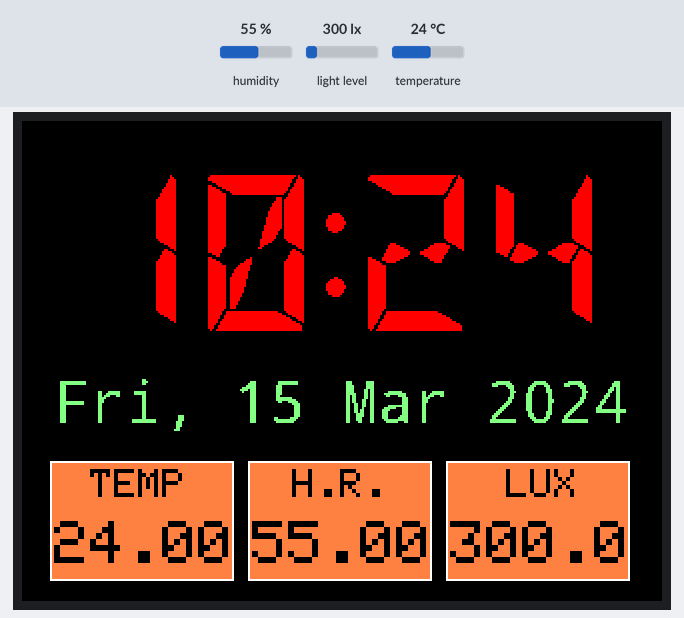
The program below on a simulated ESP8266 (NodeMCU). Parts: 320×240 colour display. The test bench sets the inputs (shaded band); at power-on: humidity 55 %, light level 300 lx, temperature 24 °C. WiFi joins after 1.5 s; servers stay silent unless stated; the local clock reads 2024-03-15 10:24:30 at power-on unless the program sets it; what the program prints to the serial monitor is not drawn.

Above: at 14.2 s.
14.3 s: humidity set to 22 %
At 16.0 s:
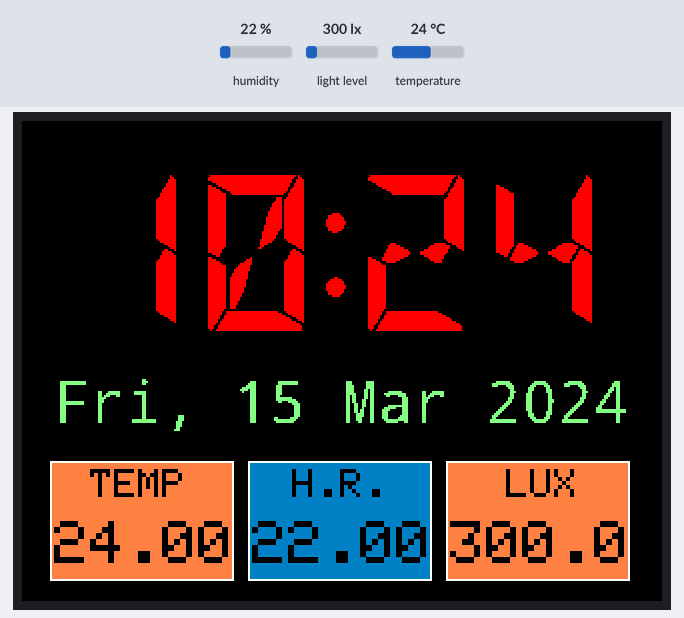
16.7 s: light level set to 40 lx
At 18.0 s:
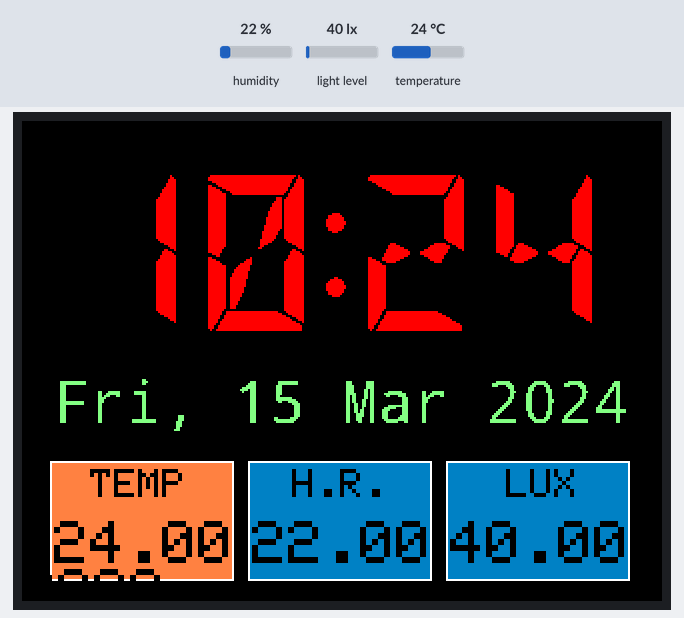
19.1 s: temperature set to 12 °C
At 20.1 s:
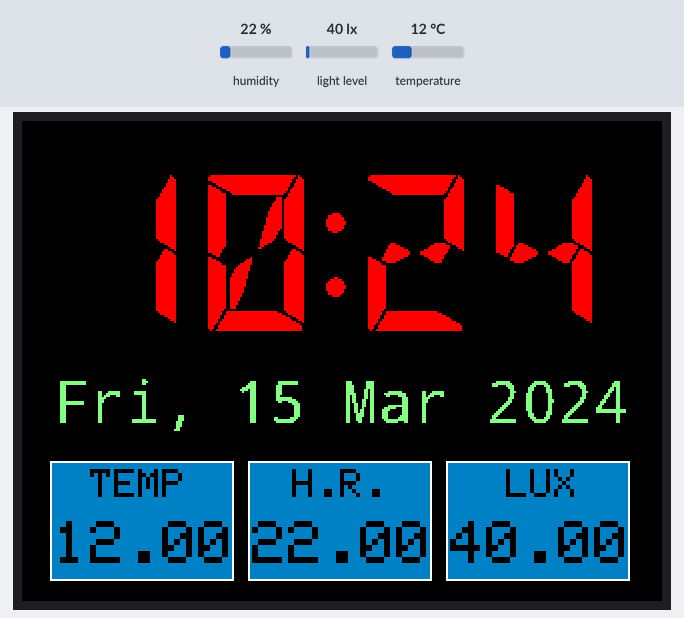
21.5 s: light level set to 500 lx
At 23.8 s:
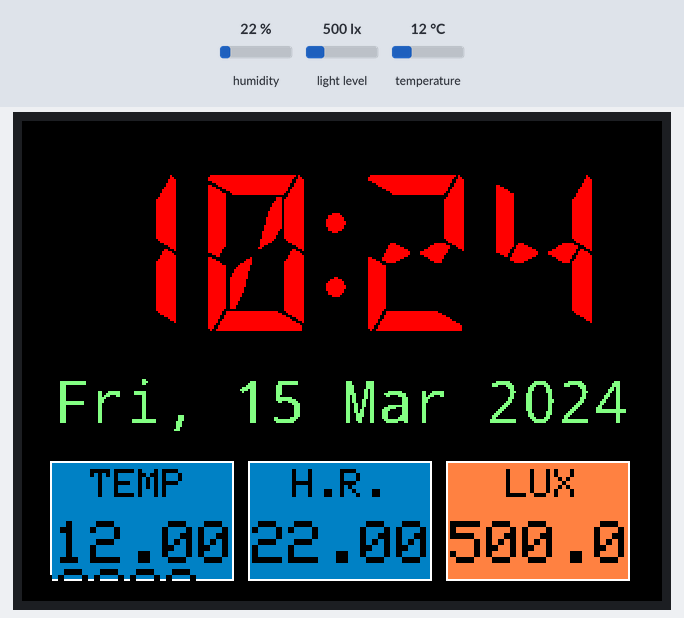
24.7 s: humidity set to 40 %
At 25.9 s:
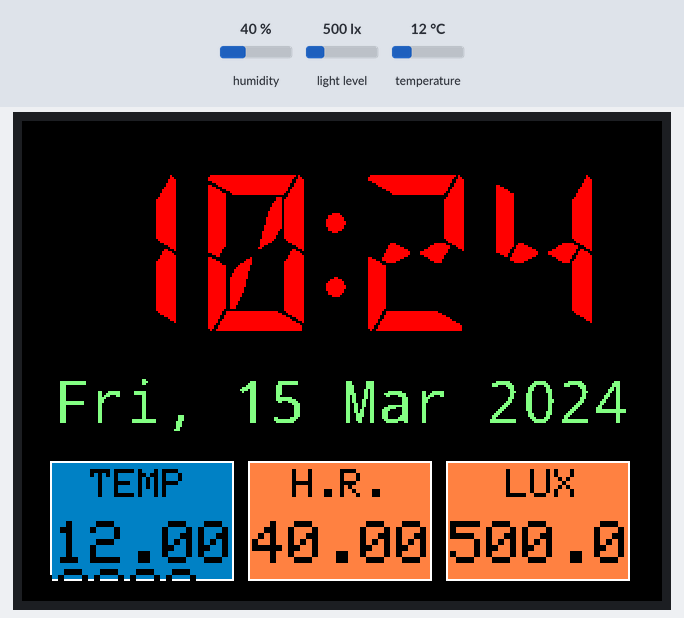
27.1 s: light level set to 1000 lx
At 27.9 s:
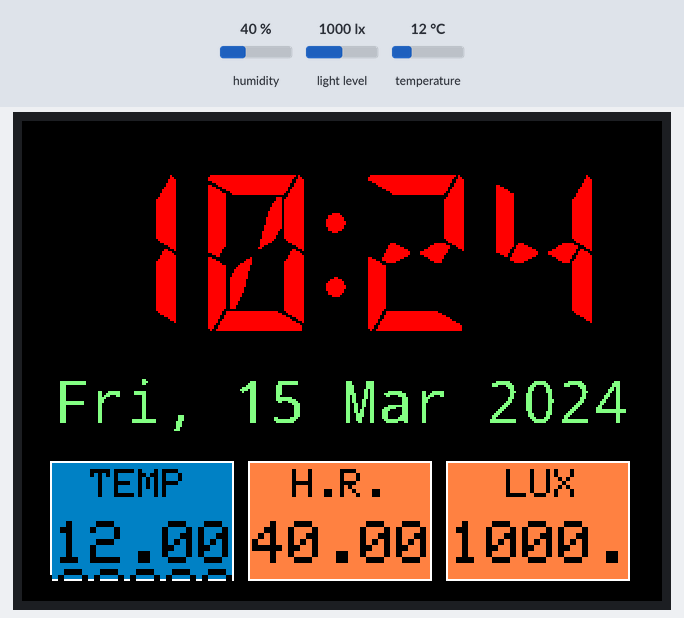
Timing chart, 0 to 30.1 s (numbered marks = the images above; inputs shaded):
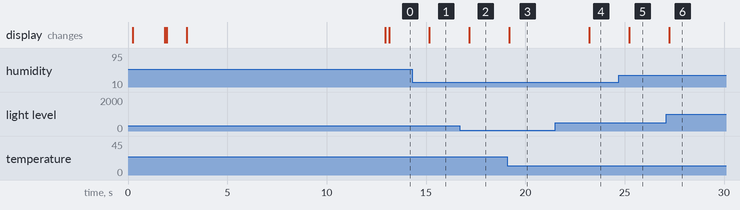

Measured:
- after the input at 14.3 s, the display: changes after 0.87 s (image 1)
- after the input at 16.7 s, the display: changes after 0.48 s (image 2)
- after the input at 19.1 s, the display: changes after 0.09 s (image 3)
- after the input at 21.5 s, the display: changes after 1.7 s (image 4)
- after the input at 24.7 s, the display: changes after 0.53 s (image 5)
- after the input at 27.1 s, the display: changes after 0.14 s (image 6)

The program:

main.cpp
```cpp
#include <SPI.h>
#include <Adafruit_GFX.h>
#include <Adafruit_ILI9341.h>
#include <ESP8266WiFi.h>
#include <ESP8266WiFiMulti.h>
#include "time.h"
#include <Fonts/DSEG14Modern_Bold40pt7b.h>
#include <Fonts/Droid_Sans_Mono_Nerd_Font_Complete_Mono15pt7b.h>
#include <Wire.h>
#include <BH1750.h>
#include <Adafruit_Sensor.h>
#include <DHT.h>
#include <DHT_U.h>

#define TFT_CS               D2
#define TFT_DC               D1
#define LUX_SDA              D4
#define LUX_SCL              D3
#define DHTPIN               D9
#define DHTTYPE              DHT11

//const int DHT_OUT = 27;

const char *ntpServer = "pool.ntp.org";
const long gmtOffset_sec = 3600;
const int daylightOffset_sec = 3600;

/**
 * TFT Display Constants
 */
const int xTime = 21;
const int yTime = 104;
const int tftBG = ILI9341_BLACK;
const int tftTimeFG = ILI9341_RED;

String prevTime = "";
String currTime = "";
String prevDate = "";
String currDate = "";

float prevTemp = 0;
float currTemp = 0;
float prevHumi = 0;
float currHumi = 0;

float prevLux = 0;
float currLux = 0;

bool onWifi = false;
String weekDays[] = {"", "Mon", "Thu", "Wed", "Thu", "Fri", "Sat", "Sun"};
String months[] = {"", "Jan", "Feb", "Mar", "Apr", "May", "Jun", "Jul", "Aug", "Sep", "Oct", "Nov", "Dec"};
uint32_t delayMS;
ESP8266WiFiMulti WiFiMulti;
Adafruit_ILI9341 tft = Adafruit_ILI9341(TFT_CS, TFT_DC);
BH1750 lightMeter(0x23);
DHT_Unified dht(DHTPIN, DHTTYPE);

#define ILI9341_LORANGE      0xFC08
#define ILI9341_LGREEN       0x87F0
#define ILI9341_LCYAN        0x0418

#ifndef WIFI_SSID
#define WIFI_SSID "my ssid"
#endif

#ifndef WIFI_PASS
#define WIFI_PASS "password"
#endif

bool wifiConnect();

bool getNtpTime();

String refreshTime();

void displayTime();

void displayDate();

void displayTemp();

void displayHumi();

void displayLux();

void luxChanged();

void tempChanged();

void humiChanged();

float getCurrentLux();

float getCurrentTemp();

float getCurrentHumi();

void printTempSensorInfo(const sensor_t &sensor);

void printHumiditySensorInfo(const sensor_t &sensor);

void setup() {
    Serial.begin(115200);
    tft.begin();
    tft.setRotation(3);
    yield();
    Wire.begin(LUX_SDA, LUX_SCL);


    //Boot screen
    tft.fillScreen(ILI9341_BLACK);
    yield();
    tft.setTextSize(4);
    tft.setTextColor(ILI9341_LORANGE);
    tft.println("Larusso");
    tft.setTextSize(1);
    tft.setTextColor(ILI9341_WHITE);
    tft.println("");
    tft.println("Booting...");
    tft.println("Setting up devices...");

    tft.setTextColor(ILI9341_LORANGE);
    tft.println("Connecting to WiFi AP ");
    tft.setTextColor(ILI9341_WHITE);
    tft.println(WIFI_SSID);

    /**
     * Wifi connect
     */
    delay(100);

    wifiConnect();
    if (onWifi) {
        tft.print("   Connection succeed, obtained IP ");
        tft.println(WiFi.localIP());
    } else {
        tft.println("   Connection failed. Unexpected operation results.");
    }

    /**
     * NTP Time
     */
    tft.println("Obtaining NTP time from remote server...");
    getNtpTime();
    delay(100); //We need a delay to allow info propagation

    //Set up Lightmeter
    tft.println("Setup Light meter.");
    lightMeter.begin(BH1750::Mode::CONTINUOUS_HIGH_RES_MODE_2);

    tft.println("Setup Temperature sensor.");
    dht.begin();
    sensor_t sensor;

    dht.temperature().getSensor(&sensor);
    printTempSensorInfo(sensor);

    delay(1000);
    tft.println("Setup Humidity sensor.");
    dht.humidity().getSensor(&sensor);
    printHumiditySensorInfo(sensor);

    delayMS = sensor.min_delay / 1000;

    tft.println("End of booting process.");

    delay(10000);

    //Prepare screen for normal operation
    tft.fillScreen(ILI9341_BLACK);
    yield();
    displayTime();
    displayDate();
    displayTemp();
    displayHumi();
    displayLux();
}

void printHumiditySensorInfo(const sensor_t &sensor) {
    tft.println("Humidity Sensor");
    tft.print("Sensor Type: ");
    tft.println(sensor.name);
    tft.print("Driver Ver: ");
    tft.println(sensor.version);
    tft.print("Unique ID: ");
    tft.println(sensor.sensor_id);
    tft.print("Max Value: ");
    tft.print(sensor.max_value);
    tft.println("%");
    tft.print("Min Value: ");
    tft.print(sensor.min_value);
    tft.println("%");
    tft.print("Resolution: ");
    tft.print(sensor.resolution);
    tft.println("%");
}

void printTempSensorInfo(const sensor_t &sensor) {
    tft.println("Temperature Sensor");
    tft.print("Sensor Type: ");
    tft.println(sensor.name);
    tft.print("Driver Ver:  ");
    tft.println(sensor.version);
    tft.print("Unique ID:   ");
    tft.println(sensor.sensor_id);
    tft.print("Max Value:   ");
    tft.print(sensor.max_value);
    tft.println("C");
    tft.print("Min Value:   ");
    tft.print(sensor.min_value);
    tft.println("C");
    tft.print("Resolution:  ");
    tft.print(sensor.resolution);
    tft.println("C");
}

void loop() {
    refreshTime();
    getCurrentLux();
    getCurrentHumi();
    getCurrentTemp();
    delay(delayMS);
}

/**
 * Connects to WIFI
 */
bool wifiConnect() {
    // // check for the presence of the shield:
    WiFi.mode(WIFI_STA);
    WiFiMulti.addAP(WIFI_SSID, WIFI_PASS);

    while (WiFiMulti.run() != WL_CONNECTED) {
        tft.print(".");
        delay(500);
    }

    if (WiFi.status() == WL_CONNECTED) {
        onWifi = true;
        Serial.println(" CONNECTED");
    }
    return onWifi;
}

/**
 * Obtains time from NTP server
 */
bool getNtpTime() {
    bool result = false;
    if (onWifi) {
        configTime(gmtOffset_sec, daylightOffset_sec, ntpServer);
        result = true;
    } else {
        Serial.println("getNtpTime: Not connected to wifi!");
    }
    return result;
}

/**
 * Displays time string erasing the previous one
 */
void displayTime() {
    tft.setTextSize(1);

    tft.setCursor(xTime, yTime);
    tft.setFont(&DSEG14Modern_Bold40pt7b);

    int16_t x1, y1;
    uint16_t w, h;

    tft.getTextBounds("00:00", xTime, yTime, &x1, &y1, &w, &h);
    yield();
    tft.fillRect(x1, y1, w, h, tftBG);
    tft.setCursor(xTime, yTime);
    tft.setTextColor(tftTimeFG);
    tft.println(currTime);
    yield();
    tft.setFont();
}

/**
 * Displays date string
 */
void displayDate() {
    tft.setTextSize(1);
    tft.setCursor(16, yTime + 40);
    tft.setFont(&Droid_Sans_Mono_Nerd_Font_Complete_Mono15pt7b);

    int16_t x1, y1;
    uint16_t w, h;

    tft.getTextBounds("Mon, 31 Jun 2020", 16, yTime + 40, &x1, &y1, &w, &h);
    yield();
    tft.fillRect(x1, y1, w, h, tftBG);
    tft.setTextColor(ILI9341_LGREEN);
    tft.println(currDate);
    yield();
    tft.setFont();

}

void displayLux() {
    int bgColor = 0;
    if (currLux == prevLux) {
        bgColor = ILI9341_LGREEN;
    } else if (currLux < prevLux) {
        bgColor = ILI9341_LCYAN;
    } else {
        bgColor = ILI9341_LORANGE;
    }
    tft.setTextColor(ILI9341_BLACK);
    yield();
    tft.fillRect(212, 170, 92, 60, bgColor);
    tft.drawRect(212, 170, 92, 60, ILI9341_WHITE);
    yield();
    tft.setTextSize(2);
    tft.setCursor(242, 174);
    tft.print("LUX");
    tft.setTextSize(3);
    tft.setCursor(214, 200);
    char cLux[5] = " ";
    sprintf(cLux, "%05f", currLux);
    tft.print(cLux);
}

/**
 * Displays temperature
 */
void displayTemp() {
    int bgColor = 0;
    if (currTemp == prevTemp) {
        bgColor = ILI9341_LGREEN;
    } else if (currTemp < prevTemp) {
        bgColor = ILI9341_LCYAN;
    } else {
        bgColor = ILI9341_LORANGE;
    }

    tft.setTextColor(ILI9341_BLACK);
    yield();
    tft.fillRect(14, 170, 92, 60, bgColor);
    tft.drawRect(14, 170, 92, 60, ILI9341_WHITE);
    yield();
    tft.setTextSize(2);
    tft.setCursor(34, 174);
    tft.print("TEMP");
    tft.setTextSize(3);
    tft.setCursor(16, 200);
    tft.print(currTemp);
}

/**
 * Displays relative humidity
 */
void displayHumi() {
    int bgColor = 0;
    if (currHumi == prevHumi) {
        bgColor = ILI9341_LGREEN;
    } else if (currHumi < prevHumi) {
        bgColor = ILI9341_LCYAN;
    } else {
        bgColor = ILI9341_LORANGE;
    }
    tft.setTextColor(ILI9341_BLACK);
    yield();
    tft.fillRect(113, 170, 92, 60, bgColor);
    tft.drawRect(113, 170, 92, 60, ILI9341_WHITE);
    yield();
    tft.setTextSize(2);
    tft.setCursor(135, 174);
    tft.print("H.R.");
    tft.setTextSize(3);
    tft.setCursor(115, 200);
    tft.print(currHumi);
}

/**
 * Returns ambient light luxes
 */
float getCurrentLux() {
    prevLux = currLux;
    currLux = lightMeter.readLightLevel();

    if (prevLux != currLux) {
        luxChanged();
    }
    return currLux;
}

/**
 * Returns temperature
 */
float getCurrentTemp() {
    prevTemp = currTemp;

    sensors_event_t event;
    dht.temperature().getEvent(&event);
    if (isnan(event.temperature)) {
        Serial.println("Error reading temperature!");
    } else {
        Serial.print("Temperature: ");
        Serial.print(event.temperature);
        Serial.println("°C");
        currTemp = event.temperature;
    }

    if (prevTemp != currTemp) {
        tempChanged();
    }

    return currTemp;
}

/**
 * Returns humidity
 */
float getCurrentHumi() {
    prevHumi = currHumi;
    sensors_event_t event;
    dht.humidity().getEvent(&event);
    if (isnan(event.relative_humidity)) {
        Serial.println("Error reading humidity!");
    } else {
        Serial.print("Humidity: ");
        Serial.print(event.relative_humidity);
        Serial.println("%");
    }
    currHumi = event.relative_humidity;
    if (prevHumi != currHumi) {
        humiChanged();
    }
    return currHumi;
}

/**
 * Event for change of ambient light
 */
void luxChanged() {
    Serial.print("luxChanged event fired! ");
    Serial.println(currLux);
    displayLux();
}

/**
 * Event for change of temperature
 */
void tempChanged() {
    Serial.print("tempChanged event fired! ");
    displayTemp();
}

/**
 * Event for change of humidity
 */
void humiChanged() {
    Serial.println("humiChanged event fired!");
    displayHumi();

}

/**
 * Returns a string formatted HH:MM based on hours and minutes
 */
String hourMinuteToTime(int hour, int minute) {
    String sTime;
    char cTime[5] = " ";
    sprintf(cTime, "%02d:%02d", hour, minute);
    sTime = (char *) cTime;
    return sTime;
}

/**
 *  EVENTS
 */
/**
 * Event for change of time HH:MM
 */
void timeChanged() {
    Serial.println("timeChanged event fired!");
    displayTime();
}

/**
 * Event for change of date weekDay, day de Month de Year
 */
void dateChanged() {
    Serial.println("dateChanged event fired!");
    displayDate();
}

/*
 * Returns current time in HH:MM format
 */
String refreshTime() {
    Serial.println("refresh time");

    //Time
    time_t now;
    struct tm *timeinfo;
    time(&now);
    timeinfo = localtime(&now);
    prevTime = currTime;
    currTime = hourMinuteToTime(timeinfo->tm_hour, timeinfo->tm_min);
    Serial.println(currTime);
    if (prevTime != currTime) {
        timeChanged();
        //If time has changed, lets check if date has changed too
        //Date
        int wDay;
        wDay = timeinfo->tm_wday;
        if (wDay == 0) {
            wDay = 7;
        }
        String calDate = "";
        calDate = calDate + weekDays[wDay];
        calDate = calDate + ", ";
        calDate = calDate + timeinfo->tm_mday;
        calDate = calDate + " ";
        calDate = calDate + months[(timeinfo->tm_mon + 1)];
        calDate = calDate + " ";
        calDate = calDate + (timeinfo->tm_year + 1900);
        if (calDate.length() == 21) {
            calDate = " " + calDate;
        }
        prevDate = currDate;
        currDate = calDate;
        if (prevDate != currDate) {
            dateChanged();
        }
    }

    Serial.println("refresh time done");

    return currTime;
}
```

Source omitted: _Bold40pt7b.h (data table, 207292 bytes), e_Mono15pt7b.h (data table, 23480 bytes)
